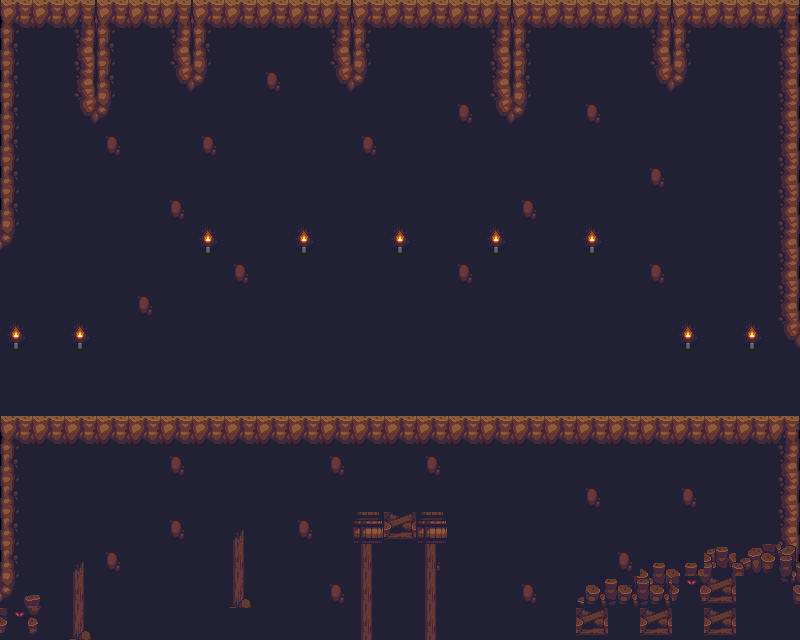

A 2D game scene composited from a Tiled map and its tileset images. What follows is a short description and the map's XML, with every tile layer's data as written:
An orthogonal 25x20 tile map with 32x32 px tiles, 3 tile layers (BG1, BG2, Walkable).

<map version="1.9" tiledversion="1.9.2" orientation="orthogonal" renderorder="right-down" width="25" height="20" tilewidth="32" tileheight="32" infinite="0" nextlayerid="4" nextobjectid="1">
 <tileset firstgid="1" source="cave_tileset.tsx" />
 <layer id="1" name="BG1" width="25" height="20">
  <data encoding="csv">
41,42,42,42,42,42,42,42,42,42,42,42,42,42,42,42,42,42,42,42,42,42,42,42,43,
51,62,62,62,62,62,62,62,62,62,62,62,62,62,62,62,62,62,62,62,62,62,62,62,53,
51,62,62,62,62,62,62,62,52,62,62,62,62,62,62,62,62,62,62,62,62,62,62,62,53,
51,62,62,62,62,62,62,62,62,62,62,62,62,62,52,62,62,62,52,62,62,62,62,62,53,
51,62,62,52,62,62,52,62,62,62,62,52,62,62,62,62,62,62,62,62,62,62,62,62,53,
51,62,62,62,62,62,62,62,62,62,62,62,62,62,62,62,62,62,62,62,52,62,62,62,53,
51,62,62,62,62,52,62,62,62,62,62,62,62,62,62,62,52,62,62,62,62,62,62,62,53,
61,62,62,62,62,62,62,62,62,62,62,62,62,62,62,62,62,62,62,62,62,62,62,62,53,
62,62,62,62,62,62,62,52,62,62,62,62,62,62,52,62,62,62,62,62,52,62,62,62,53,
62,62,62,62,52,62,62,62,62,62,62,62,62,62,62,62,62,62,62,62,62,62,62,62,53,
62,62,62,62,62,62,62,62,62,62,62,62,62,62,62,62,62,62,62,62,62,62,62,62,63,
62,62,62,62,62,62,62,62,62,62,62,62,62,62,62,62,62,62,62,62,62,62,62,62,62,
62,62,62,62,62,62,62,62,62,62,62,62,62,62,62,62,62,62,62,62,62,62,62,62,62,
41,42,42,42,62,62,62,62,62,62,62,62,62,62,62,62,62,62,62,62,62,62,62,62,43,
51,62,62,62,62,52,62,62,62,62,52,62,62,52,62,62,62,62,62,62,62,62,62,62,53,
51,62,62,62,62,62,62,62,62,62,62,62,62,62,62,62,62,62,52,62,62,52,62,62,53,
51,62,62,62,62,52,62,62,62,52,62,62,62,62,62,62,62,62,62,62,62,62,62,62,53,
51,62,62,52,62,62,62,62,62,62,62,62,62,52,62,62,62,62,62,52,62,62,62,62,53,
61,62,62,62,62,62,62,62,62,62,52,62,62,62,62,62,52,62,62,62,62,62,62,62,22,
64,21,62,62,62,62,62,62,62,62,62,62,62,62,62,62,62,62,62,62,62,62,62,62,62
</data>
 </layer>
 <layer id="2" name="BG2" width="25" height="20">
  <data encoding="csv">
0,0,43,41,0,43,41,0,0,0,43,41,0,0,0,43,41,0,0,0,43,41,0,0,0,
0,0,53,51,0,53,51,0,0,0,53,51,0,0,0,53,51,0,0,0,53,51,0,0,0,
0,0,53,51,0,63,61,0,0,0,63,61,0,0,0,53,51,0,0,0,63,61,0,0,0,
0,0,63,61,0,0,0,0,0,0,0,0,0,0,0,63,61,0,0,0,0,0,0,0,0,
0,0,0,0,0,0,0,0,0,0,0,0,0,0,0,0,0,0,0,0,0,0,0,0,0,
0,0,0,0,0,0,0,0,0,0,0,0,0,0,0,0,0,0,0,0,0,0,0,0,0,
0,0,0,0,0,0,0,0,0,0,0,0,0,0,0,0,0,0,0,0,0,0,0,0,0,
0,0,0,0,0,0,48,0,0,48,0,0,48,0,0,48,0,0,48,0,0,0,0,0,0,
0,0,0,0,0,0,0,0,0,0,0,0,0,0,0,0,0,0,0,0,0,0,0,0,0,
0,0,0,0,0,0,0,0,0,0,0,0,0,0,0,0,0,0,0,0,0,0,0,0,0,
48,0,48,0,0,0,0,0,0,0,0,0,0,0,0,0,0,0,0,0,0,48,0,48,0,
0,0,0,0,0,0,0,0,0,0,0,0,0,0,0,0,0,0,0,0,0,0,0,0,0,
0,0,0,0,0,0,0,0,0,0,0,0,0,0,0,0,0,0,0,0,0,0,0,0,0,
0,0,0,0,0,0,0,0,0,0,0,0,0,0,0,0,0,0,0,0,0,0,0,0,0,
0,0,0,0,0,0,0,0,0,0,0,0,0,0,0,0,0,0,0,0,0,0,0,0,0,
0,0,0,0,0,0,0,0,0,0,0,0,0,0,0,0,0,0,0,0,0,0,0,0,0,
0,0,0,0,0,0,0,46,0,0,0,68,65,68,0,0,0,0,0,0,0,0,0,0,0,
0,0,46,0,0,0,0,56,0,0,0,56,0,56,0,0,0,0,0,0,15,15,55,11,12,
1,2,56,0,0,0,0,66,0,0,0,56,0,56,0,0,0,0,23,24,25,64,65,0,22,
0,0,66,0,0,0,0,0,0,0,0,56,0,56,0,0,0,0,65,0,65,0,65,0,0
</data>
 </layer>
 <layer id="3" name="Walkable" width="25" height="20">
  <data encoding="csv">
0,0,0,0,0,0,0,0,0,0,0,0,0,0,0,0,0,0,0,0,0,0,0,0,0,
0,0,0,0,0,0,0,0,0,0,0,0,0,0,0,0,0,0,0,0,0,0,0,0,0,
0,0,0,0,0,0,0,0,0,0,0,0,0,0,0,0,0,0,0,0,0,0,0,0,0,
0,0,0,0,0,0,0,0,0,0,0,0,0,0,0,0,0,0,0,0,0,0,0,0,0,
0,0,0,0,0,0,0,0,0,0,0,0,0,0,0,0,0,0,0,0,0,0,0,0,0,
0,0,0,0,0,0,0,0,0,0,0,0,0,0,0,0,0,0,0,0,0,0,0,0,0,
0,0,0,0,0,0,0,0,0,0,0,0,0,0,0,0,0,0,0,0,0,0,0,0,0,
0,0,0,0,0,0,0,0,0,0,0,0,0,0,0,0,0,0,0,0,0,0,0,0,0,
0,0,0,0,0,0,0,0,0,0,0,0,0,0,0,0,0,0,0,0,0,0,0,0,0,
0,0,0,0,0,0,0,0,0,0,0,0,0,0,0,0,0,0,0,0,0,0,0,0,0,
0,0,0,0,0,0,0,0,0,0,0,0,0,0,0,0,0,0,0,0,0,0,0,0,0,
0,0,0,0,0,0,0,0,0,0,0,0,0,0,0,0,0,0,0,0,0,0,0,0,0,
0,0,0,0,0,0,0,0,0,0,0,0,0,0,0,0,0,0,0,0,0,0,0,0,0,
41,42,42,42,42,42,42,42,42,42,42,42,42,42,42,42,42,42,42,42,42,42,42,42,43,
0,0,0,0,0,0,0,0,0,0,0,0,0,0,0,0,0,0,0,0,0,0,0,0,0,
0,0,0,0,0,0,0,0,0,0,0,0,0,0,0,0,0,0,0,0,0,0,0,0,0,
0,0,0,0,0,0,0,0,0,0,0,0,0,0,0,0,0,0,0,0,0,0,0,0,0,
0,0,0,0,0,0,0,0,0,0,0,0,0,0,0,0,0,0,0,0,0,0,0,0,0,
0,0,0,0,0,0,0,0,0,0,0,0,0,0,0,0,0,0,0,0,0,0,0,0,0,
0,0,0,0,0,0,0,0,0,0,0,0,0,0,0,0,0,0,0,0,0,0,0,0,0
</data>
 </layer>
</map>
